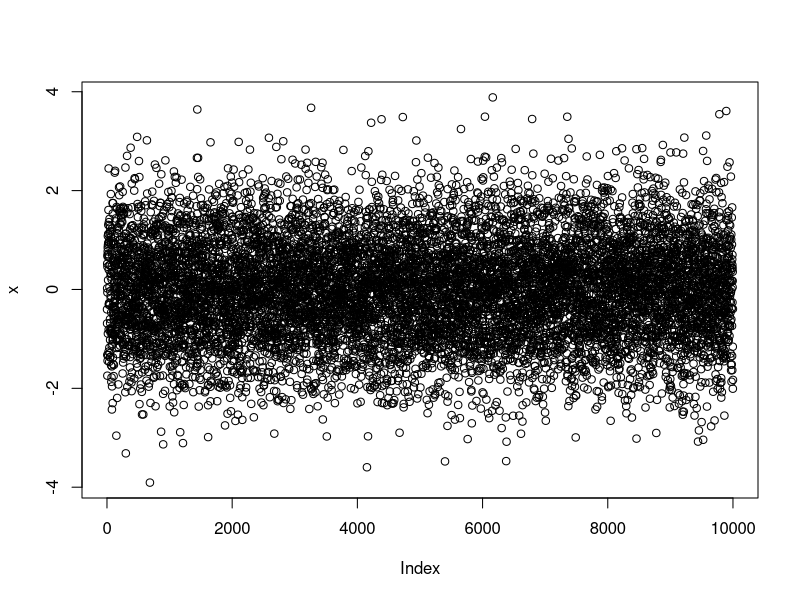
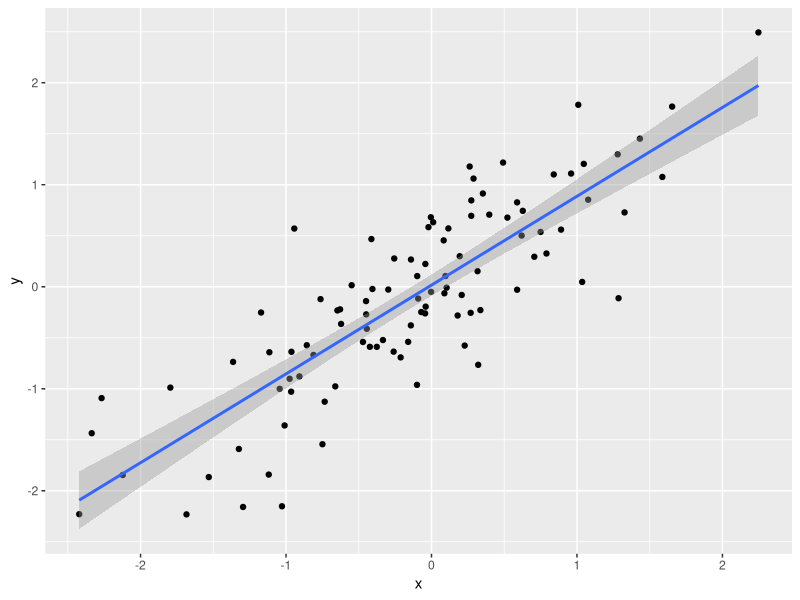

These figures' R source, in order: (Note: this script raises an error after producing the figures.)
#getting familiar with rnorm:
x = rnorm(10000,0,1)
plot(x)

#getSamples function
library(ggplot2)
getSamples = function(a, n){
  x = rnorm(n,0,1)
  b = sqrt(1-(a^2))
  error = rnorm(n,0,b)
  y = a*x+error
  return(data.frame(x,y))
}

ggplot(getSamples(.9,100), aes(x, y)) + geom_point() + geom_smooth(method = "lm")#<super cool!

#estimateSlopes
#how to find coefficient: coef(lm(y ~ x, getSamples(.9,100)))
estimateSlopes = function(a, n, numTrials = 500){
  coefs = c()
  for(i in 1:numTrials){
    coefs = c(coefs,coef(lm(y ~ x, getSamples(a,n)))[2])
  }
  return(data.frame(coefs))
}
estimationDF = estimateSlopes(.9,100)
(ggplot(estimationDF, aes(x=estimationDF))
+geom_histogram())
#Based   on   your reading of the Quora answers above, speculate on why the values might be normally distributed.
#seems relevant: inputting n = 1000 with numTrials = 500 is not the same as n = 100, numTrials = 5000
sdFinder  = function (nNums, aNums){
  dfSD = data.frame()
  percentCount = 0
  total = length(nNums)*length(aNums)
  for(i in nNums){
    rowEst = c()
    for(j in aNums)
    {
      percentCount = percentCount + 1
      a = j*.1
      n = i
      estimationDF = estimateSlopes(a,n)
      print(paste("Percent complete:", 100*(percentCount)/(total)))
      rowEst = c(rowEst,sd(unlist(estimationDF)))
      #rownames(dfSD[j]) = paste("n:",j)
    }
    dfSD = rbind(dfSD,rowEst)
  }
  rownames(dfSD) = nNums
  colnames(dfSD) = aNums
  return(dfSD)
}
dfSD = sdFinder(c(100,500,2500,10000), c(1:9)*.1)
dfSD
#for given a convergence with increasing n
dfSD2 = sdFinder(seq(from = 100, to = 10000, by = 200), c(.1))
plot(rownames(dfSD2), unlist(dfSD2))

#p-values
estimateSlopesWithPVals = function(a, n, numTrials = 1000){
  coefs = c()
  pval = c()
  estSummary = c()
  for(i in 1:numTrials){
    estimationModel = lm(y ~ x, getSamples(a,n))
    estSummary = c(estSummary,summary(estimationModel)$coefficients)
    coefs = c(coefs,coef(estimationModel)[2])
    pval = c(pval,summary(estimationModel)$coefficients[2,4])
  }
  df = data.frame(coefs, pval)
  colnames(df) = c("slope","pValues")
  return(df)
}
estimationDF = estimateSlopesWithPVals(.9,500, numTrials = 10000)
plot(estimationDF$slope,estimationDF$pValues)
median(estimationDF$pValues)
lessZero = estimationDF$slope[estimationDF$slope < 0]
print(length(lessZero)/length(estimationDF[,2]))